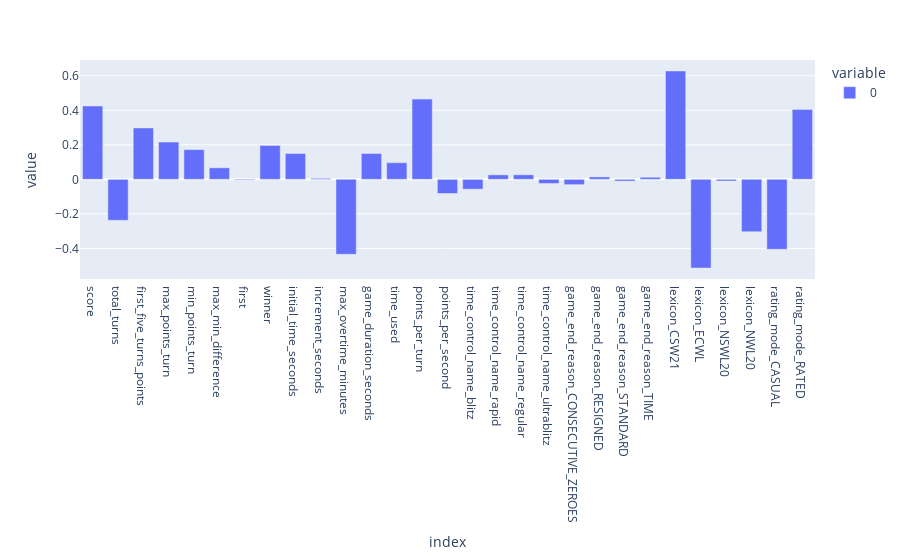

The notebook cell saved with this chart:
### Code cell
fig = px.bar(correlation)
fig.show()

### Figure 1 — Plotly figure (JSON) as saved in the notebook; plotly's stock layout.template omitted (floating-point values rounded to 4 significant figures)
{"data": [{"alignmentgroup": "True", "hovertemplate": "variable=0<br>index=%{x}<br>value=%{y}<extra></extra>", "legendgroup": "0", "marker": {"color": "#636efa", "pattern": {"shape": ""}}, "name": "0", "offsetgroup": "0", "orientation": "v", "showlegend": true, "textposition": "auto", "type": "bar", "x": ["score", "total_turns", "first_five_turns_points", "max_points_turn", "min_points_turn", "max_min_difference", "first", "winner", "initial_time_seconds", "increment_seconds", "max_overtime_minutes", "game_duration_seconds", "time_used", "points_per_turn", "points_per_second", "time_control_name_blitz", "time_control_name_rapid", "time_control_name_regular", "time_control_name_ultrablitz", "game_end_reason_CONSECUTIVE_ZEROES", "game_end_reason_RESIGNED", "game_end_reason_STANDARD", "game_end_reason_TIME", "lexicon_CSW21", "lexicon_ECWL", "lexicon_NSWL20", "lexicon_NWL20", "rating_mode_CASUAL", "rating_mode_RATED"], "xaxis": "x", "y": [0.4251, -0.2373, 0.298, 0.2164, 0.1723, 0.06687, -0.004075, 0.1965, 0.1496, 0.005766, -0.4343, 0.15, 0.09639, 0.465, -0.08196, -0.05689, 0.02597, 0.02636, -0.024, -0.03073, 0.01411, -0.01013, 0.0123, 0.6281, -0.5139, -0.009612, -0.3034, -0.4053, 0.4053], "yaxis": "y"}], "layout": {"barmode": "relative", "legend": {"title": {"text": "variable"}, "tracegroupgap": 0}, "margin": {"t": 60}, "xaxis": {"anchor": "y", "domain": [0, 1], "title": {"text": "index"}}, "yaxis": {"anchor": "x", "domain": [0, 1], "title": {"text": "value"}}}}
